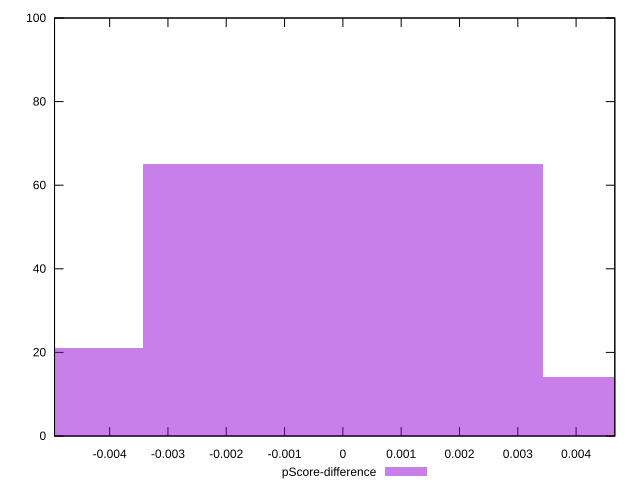

gnuplot code for this plot:
reset

$pScoreDifference <<EOF
0 65
-0.006852854932102754 21
0.006852854932102754 14
EOF

set key outside below
set boxwidth 0.006852854932102754
set xrange [-0.004945204192296826:0.004664209383752671]
set yrange [0:100]
set trange [0:100]
set style fill transparent solid 0.5 noborder
set terminal svg size 640, 490 enhanced background rgb 'white'
set output "report_00015_2021-02-09T16-11-33.973Z/first-meaningful-paint/samples/pages+cached/pScore-difference/histogram.svg"

plot $pScoreDifference title "pScore-difference" with boxes

reset
